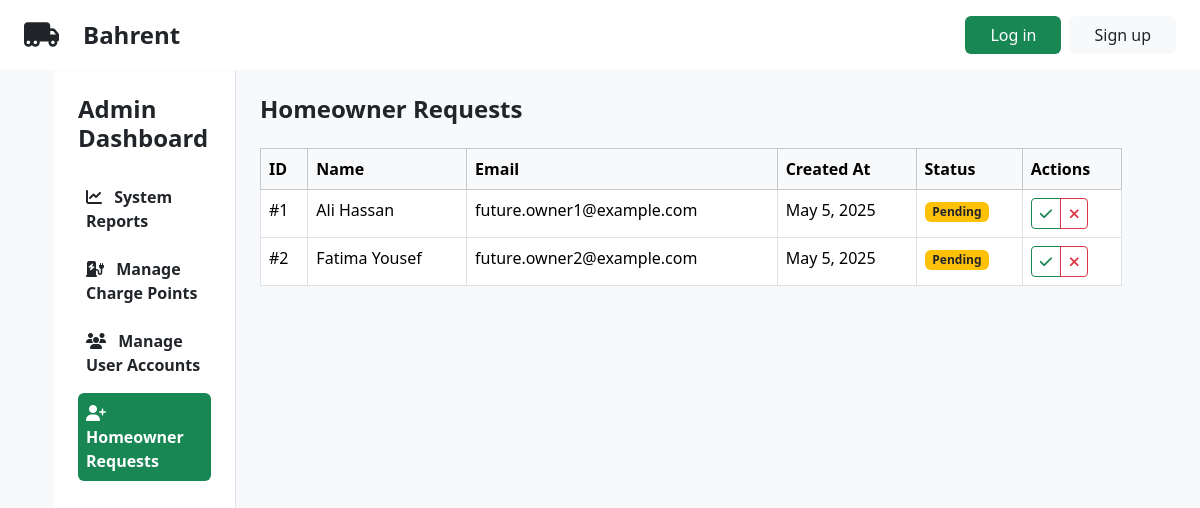
The page /admin.php?section=homeowner-requests on the database its author committed.
### tables this page shows
CREATE TABLE `HomeOwnerRequests` (
  `id` int(11) NOT NULL,
  `email` varchar(255) NOT NULL,
  `first_name` varchar(50) NOT NULL,
  `last_name` varchar(50) NOT NULL,
  `password` varchar(255) NOT NULL,
  `created_at` datetime NOT NULL DEFAULT current_timestamp(),
  `approval_status` enum('pending','rejected','approved') NOT NULL DEFAULT 'pending',
  `rejection_message` text DEFAULT NULL
);

### controllers/AdminController.php (called while the page is built, shortened)
<?php
class AdminController extends BaseController
{
    public function index(): void
    {
        $this->activeSection = $_GET['section'] ?? 'reports';
        $sectionContent = match ($this->activeSection) {
            'reports' => $this->systemReports(),
            'charge-points' => $this->manageChargePoints(),
            'users' => $this->manageUserAccounts(),
            'homeowner-requests' => $this->manageHomeownerRequests(),
            default => $this->systemReports()
        };
    }
    private function manageHomeownerRequests(): string
    {
        require __DIR__ . '/../views/admin/sections/homeowner_requests.phtml';
        return ob_get_clean();
    }
}

### models/HomeOwnerRequest.php (called while the page is built, shortened)
<?php
class HomeOwnerRequest
{
    public function __construct(
        int $id,
        string $email,
        string $first_name,
        string $last_name,
        string $password,
        string $created_at,
        ApprovalStatus $approval_status,
        ?string $rejection_message
    ) {
        $this->id = $id;
        $this->email = $email;
        $this->first_name = $first_name;
        $this->last_name = $last_name;
        $this->created_at = $created_at;
        $this->approval_status = $approval_status;
    }
    private static function fromRow(array $row): HomeOwnerRequest
    {
        return new HomeOwnerRequest(
            $row['id'],
            $row['email'],
            $row['first_name'],
            $row['last_name'],
            $row['password'],
            $row['created_at'],
            ApprovalStatus::from($row['approval_status']),
            $row['rejection_message']
        );
    }
    public static function getAll(): array
    {
        $conn = Database::getInstance()->getConnection();
        $stmt = $conn->prepare("SELECT * FROM HomeOwnerRequests");
        $stmt->execute();
        $requests = [];
        while ($row = $stmt->fetch(PDO::FETCH_ASSOC)) {
            $requests[] = self::fromRow($row);
        }
        return $requests;
    }
}

### views/admin/sections/homeowner_requests.phtml (the view, shortened to what this page needs)
<?php
require_once __DIR__ . '/../../../models/HomeOwnerRequest.php';
$requests = HomeOwnerRequest::getAll();
?>
<div class="d-flex justify-content-between align-items-center mb-4">
    <h2 class="fs-4 fw-bold mb-0">Homeowner Requests</h2>
</div>
<div class="table-responsive">
    <table class="table table-bordered">
        <thead class="table-light">
            <tr>
                <th>ID</th>
                <th>Name</th>
                <th>Email</th>
                <th>Created At</th>
                <th>Status</th>
                <th>Actions</th>
            </tr>
        </thead>
        <tbody>
            <?php foreach ($requests as $request): ?>
                <tr>
                    <td>#<?= htmlspecialchars($request->id) ?></td>
                    <td><?= htmlspecialchars($request->first_name . ' ' . $request->last_name) ?></td>
                    <td><?= htmlspecialchars($request->email) ?></td>
                    <td><?= htmlspecialchars(date('M j, Y', strtotime($request->created_at))) ?></td>
                    <td>
                        <?php
                        $statusClass = match ($request->approval_status->value) {
                            'approved' => 'bg-success',
                            'rejected' => 'bg-danger',
                            default => 'bg-warning text-dark'
                        };
                        ?>
                        <span class="badge <?= $statusClass ?>">
                            <?= ucfirst(htmlspecialchars($request->approval_status->value)) ?>
                        </span>
                    </td>
                    <td>
                        <div class="btn-group btn-group-sm">
                            <?php if ($request->approval_status->value === 'pending'): ?>
                                <button type="button" class="btn btn-outline-success"
                                    data-bs-toggle="modal"
                                    data-bs-target="#approveModal"
                                    data-request-id="<?= htmlspecialchars($request->id) ?>"
                                    data-name="<?= htmlspecialchars($request->first_name . ' ' . $request->last_name) ?>"
                                    data-email="<?= htmlspecialchars($request->email) ?>"
                                    title="Approve">
                                    <i class="fa-solid fa-check"></i>
                                </button>
                                <button type="button" class="btn btn-outline-danger"
                                    data-bs-toggle="modal"
                                    data-bs-target="#rejectModal"
                                    data-request-id="<?= htmlspecialchars($request->id) ?>"
                                    data-name="<?= htmlspecialchars($request->first_name . ' ' . $request->last_name) ?>"
                                    title="Reject">
                                    <i class="fa-solid fa-xmark"></i>
                                </button>
                            <?php endif; ?>
                        </div>
                    </td>
                </tr>
            <?php endforeach; ?>
        </tbody>
    </table>
</div>

### rows shown on the page
homeownerrequests: id "1", first_name+last_name "Ali Hassan", email "future.owner1@example.com", created_at "May 5, 2025", value "Pending"
homeownerrequests: id "2", first_name+last_name "Fatima Yousef", email "future.owner2@example.com", created_at "May 5, 2025", value "Pending"
